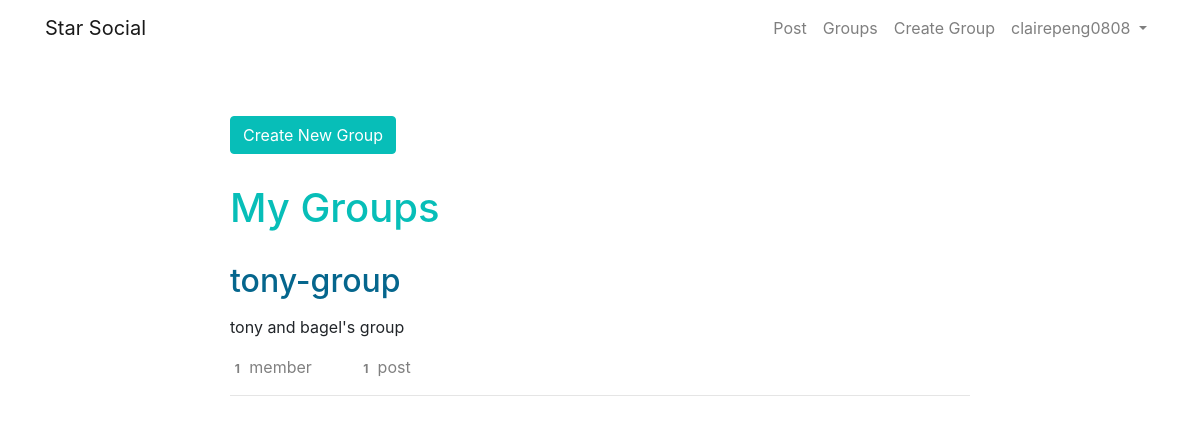
Page /groups/mygroup/clairepeng0808/ (signed in) on the earlier database version.
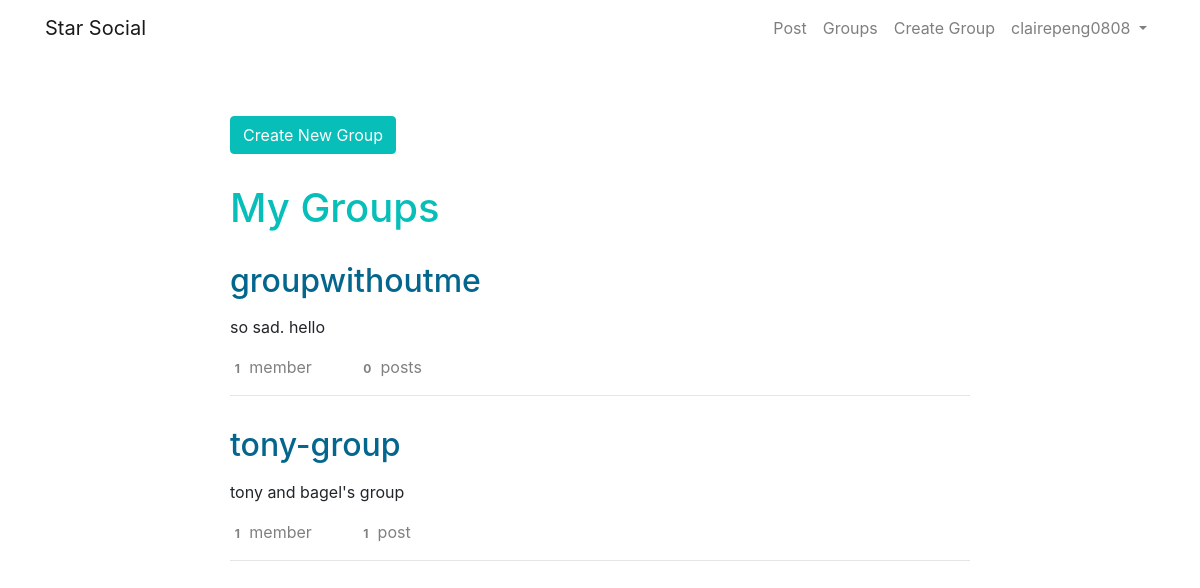
Same page on the later database version.
### groups/models.py (models this page shows, shortened)
class Group(models.Model):
    name = models.CharField(max_length=256,unique=True)
    slug = models.SlugField(allow_unicode=True,unique=True)
    description = models.TextField(blank=True,default='')
    members = models.ManyToManyField(User,through='GroupMembership')
    class Meta:
        unique_together = ('name','members')
    class Meta:
        ordering = ['name']

### groups/views.py (the view)
# urls.py: path('mygroup/<username>/',views.UserGroupList.as_view(),name='user_group'),
class UserGroupList(LoginRequiredMixin,PrefetchRelatedMixin,generic.ListView):
    prefetch_related = ('members','posts')
    template_name = 'groups/user_group_list.html'
    context_object_name = 'user_group_list'
    def get_queryset(self):
        return models.Group.objects.filter(members__username__iexact=self.request.user.username)

### groups/templates/groups/user_group_list.html (shortened to what this page needs)
{% extends 'groups/group_base.html' %}
{% block pre_group %}
<div class='pre-group'>
    {% if user.is_authenticated %}
    <a class='btn btn-primary' href="{% url 'groups:create' %}">Create New Group</a>
    {% endif %}
    <h1 class='page-title'>My Groups</h1>
</div>
{% endblock %}
{% block group_content %}
{% for group in user_group_list %}
<div class='group-list'>
    <h2 class='group-list-title'>
        <a href=" {% url 'groups:detail' slug=group.slug %}">{{ group.name }}</a>
    </h2>
    <p class='group-list-description'> {{ group.description|truncatewords:200 }}</p>
    <div class='row'>
        <div class="col-md-2  group-list-footer">
            <span class='badge'>{{ group.members.count }}</span>
            member{{ group.members.count|pluralize }}
        </div>
        <div class="col-md-2 group-list-footer">
            <span class='badge'>{{ group.posts.count }}</span>
            post{{ group.posts.count|pluralize }}
        </div>
    </div>
    <hr>
</div>
{% endfor %}
{% endblock %}

Differences in the rows shown:
now on this page (row edited): Group: name "groupwithoutme", description "so sad. hello", members.count "1", posts.count "0"
